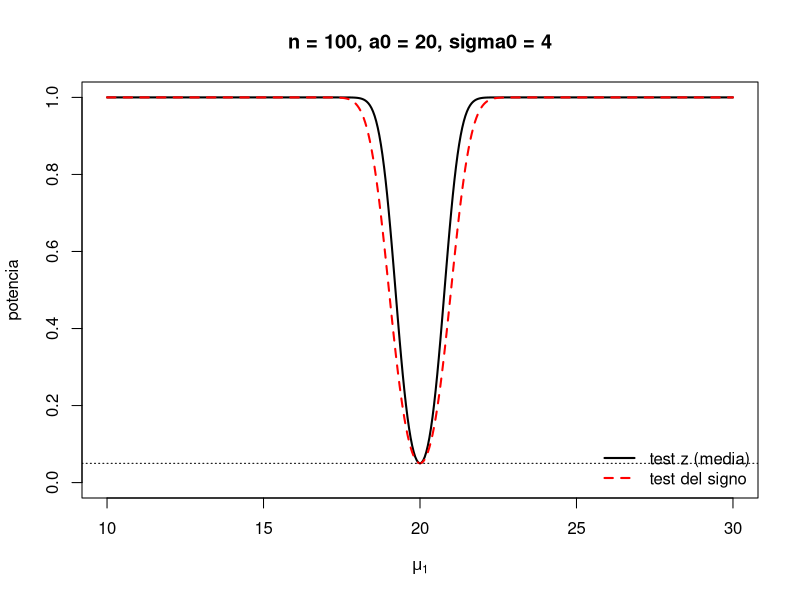

Source code (R):
# IECD - PrActica 5 (Tests) - Ejercicio 22 c)
# Potencia del test del signo vs el test z para la media (normal, sigma conocido)

n <- 100; a0 <- 20; sigma0 <- 4; alpha <- 0.05
z <- qnorm(1 - alpha / 2)

# Test z: rechaza si |sqrt(n)(Xbar - a0)/sigma0| >= z
pot_z <- function(mu1) {
  d <- sqrt(n) * (mu1 - a0) / sigma0
  1 - pnorm(z - d) + pnorm(-z - d)
}

# Test del signo: rechaza si |sqrt(n)(Tbar - 1/2)/(1/2)| >= z
# Bajo mu = mu1, Tbar ~ aprox N(theta1, theta1(1 - theta1)/n), theta1 = 1 - Phi((a0 - mu1)/sigma0)
pot_signo <- function(mu1) {
  th1 <- 1 - pnorm((a0 - mu1) / sigma0)
  s   <- sqrt(th1 * (1 - th1) / n)
  lim <- 1/2 + c(-1, 1) * z / (2 * sqrt(n)) # región de aceptacion tbar
  1 - pnorm((lim[2] - th1) / s) + pnorm((lim[1] - th1) / s)
}

mus <- seq(10, 30, by = 0.05)
plot(mus, pot_z(mus), type = "l", lwd = 2, ylim = c(0, 1),
     xlab = expression(mu[1]), ylab = "potencia",
     main = "n = 100, a0 = 20, sigma0 = 4")
lines(mus, pot_signo(mus), lwd = 2, col = "red", lty = 2)
abline(h = alpha, lty = 3)
legend("bottomright", bty = "n", lwd = 2, lty = c(1, 2), col = c("black", "red"),
       legend = c("test z (media)", "test del signo"))

# Algunos valores
mu_tab <- c(19, 19.5, 20, 20.5, 21, 22)
round(cbind(mu1 = mu_tab, z = pot_z(mu_tab), signo = pot_signo(mu_tab)), 4)
